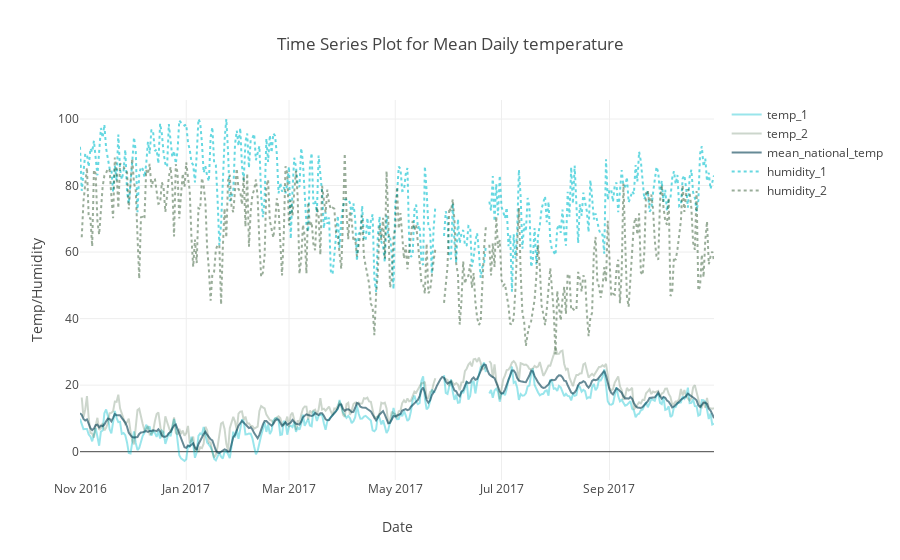

Notebook source saved alongside this figure:
### Code cell
# Importing the libraries
import numpy as np
import matplotlib.pyplot as plt
import pandas as pd


# Importing the dataset
dataInt = pd.read_csv('./data_set1/input_training_ssnsrY0.csv')
dataTest = pd.read_csv('./data_set1/input_test_cdKcI0e.csv')
dataOut = pd.read_csv('./data_set1/output_training_Uf11I9I.csv')

import datetime as dt
from datetime import datetime
import calendar

print(dataInt.describe())

dataInt["date"] = dataInt.timestamp.apply(lambda x : x.split('T')[0])
dataInt["hour"] = dataInt.timestamp.apply(lambda x : x.split('T')[1].split(":")[0]).astype(int)
dataInt["date"] = pd.to_datetime(dataInt['date'], format="%Y/%m/%d")

dataInt = dataInt.drop(["timestamp", "ID"],axis=1)
import plotly
from plotly.offline import init_notebook_mode, iplot
import plotly.graph_objs as go
init_notebook_mode(connected=True)

groupBy_whole = dataInt.groupby('date').mean()

trace1 = go.Scatter(
        x=groupBy_whole.temp_1.index, 
        y=groupBy_whole.temp_1, 
        mode = 'lines',
        name = 'temp_1',
        marker = dict(color = 'rgba(0, 191, 205, 0.4)'))
trace2 = go.Scatter(
        x=groupBy_whole.temp_2.index, 
        y=groupBy_whole.temp_2, 
        mode = 'lines',
        name = 'temp_2',
        marker = dict(color = 'rgba(1, 50, 2, 0.2)'))
trace3 = go.Scatter(
        x=groupBy_whole.mean_national_temp.index, 
        y=groupBy_whole.mean_national_temp, 
        mode = 'lines',
        name = 'mean_national_temp',
        marker = dict(color = 'rgba(0, 61, 80, 0.6)'))
trace4 = go.Scatter(
        x=groupBy_whole.humidity_1.index, 
        y=groupBy_whole.humidity_1, 
        name = 'humidity_1',
        line = dict(
            color = 'rgba(0, 191, 205, 0.6)',
            width = 2,
            dash = 'dot'))
trace5 = go.Scatter(
        x=groupBy_whole.humidity_2.index, 
        y=groupBy_whole.humidity_2, 
        name = 'humidity_2',
        line = dict(
            color = 'rgba(1, 50, 2, 0.4)',
            width = 2,
            dash = 'dot'))

data = [trace1, trace2, trace3, trace4, trace5]

layout=dict(title="Time Series Plot for Mean Daily temperature", xaxis={'title':'Date'}, yaxis={'title':'Temp/Humidity'})
fig=dict(data=data,layout=layout)
iplot(fig)

### Figure 1 — Plotly figure (JSON) as saved in the notebook; plotly's stock layout.template omitted (floating-point values rounded to 4 significant figures; data arrays with more than 128 entries replaced by an {"elided": "..."} marker saying what was removed)
{"data": [{"marker": {"color": "rgba(0, 191, 205, 0.4)"}, "mode": "lines", "name": "temp_1", "type": "scatter", "uid": "d50a1137-d076-4e22-bf04-400920067a76", "x": {"elided": "365 str values"}, "y": {"elided": "365 float values"}}, {"marker": {"color": "rgba(1, 50, 2, 0.2)"}, "mode": "lines", "name": "temp_2", "type": "scatter", "uid": "ce4a499b-6569-4de2-83df-8d65fec0f1b3", "x": {"elided": "365 str values"}, "y": {"elided": "365 float values"}}, {"marker": {"color": "rgba(0, 61, 80, 0.6)"}, "mode": "lines", "name": "mean_national_temp", "type": "scatter", "uid": "7c70a23a-3fd4-44ef-8784-86429b918cf2", "x": {"elided": "365 str values"}, "y": {"elided": "365 float values"}}, {"line": {"color": "rgba(0, 191, 205, 0.6)", "dash": "dot", "width": 2}, "name": "humidity_1", "type": "scatter", "uid": "1caefd8e-fc80-4957-97e6-d8b5ebbfe0ed", "x": {"elided": "365 str values"}, "y": {"elided": "365 float values"}}, {"line": {"color": "rgba(1, 50, 2, 0.4)", "dash": "dot", "width": 2}, "name": "humidity_2", "type": "scatter", "uid": "dc9ca024-ca21-4545-bca9-1e6ff515163f", "x": {"elided": "365 str values"}, "y": {"elided": "365 float values"}}], "layout": {"title": {"text": "Time Series Plot for Mean Daily temperature"}, "xaxis": {"title": {"text": "Date"}}, "yaxis": {"title": {"text": "Temp/Humidity"}}}}
